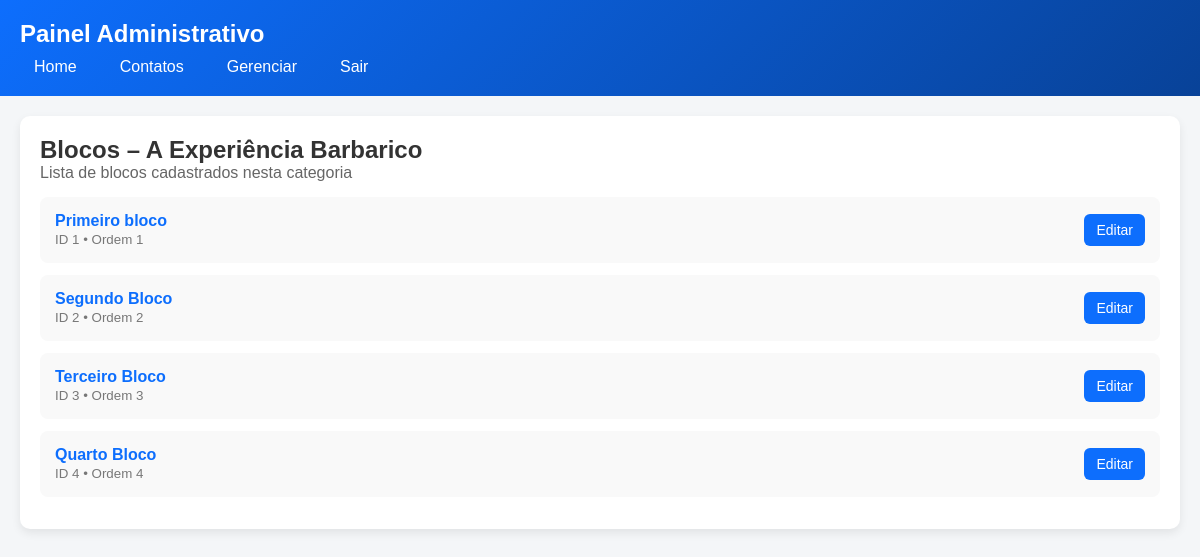
The page /painel/home/1/ on the database its author committed.
### loja/models.py (models this page shows, shortened)
class HomeCategoria(models.Model):
    nome = models.CharField(
        max_length=100,
        help_text="Nome da categoria da home"
    )
    ordem = models.IntegerField(
        default=0,
        help_text="Ordem de exibição"
    )
    ativo = models.BooleanField(default=True, help_text="Bloco ativo")

class HomeBloco(models.Model):
    categoria = models.ForeignKey(
        HomeCategoria,
        on_delete=models.CASCADE,
        related_name='blocos'
    )
    nome = models.CharField(max_length=100, blank=True)
    titulo = models.CharField(max_length=150, blank=True)
    texto = models.TextField(blank=True)
    link_url = models.CharField(max_length=250, blank=True)
    link_texto = models.CharField(max_length=250, blank=True)
    botao_url = models.CharField(max_length=250, blank=True)
    botao_texto = models.CharField(max_length=250, blank=True)
    imagem = models.ImageField(upload_to='home/', blank=True)
    imagem_texto = models.CharField(max_length=150, blank=True)
    ordem = models.IntegerField(default=0)
    ativo = models.BooleanField(default=True)

### painel/views.py (the view)
# urls.py: path("home/<int:categoria_id>/", HomeBlocoListView.as_view(), name="home-blocos"),
class HomeBlocoListView(ListView):
    model = HomeBloco
    template_name = "painel/bloco_list.html"
    context_object_name = "blocos"
    def get_queryset(self):
        return HomeBloco.objects.filter(categoria_id=self.kwargs["categoria_id"]).order_by("ordem")
    def get_context_data(self, **kwargs):
        ctx = super().get_context_data(**kwargs)
        ctx["categoria"] = HomeCategoria.objects.get(id=self.kwargs["categoria_id"])
        return ctx

### loja/templates/painel/bloco_list.html (shortened to what this page needs)
{% extends "painel/base.html" %}
{% block content %}
<div class="card">
  <h2>Blocos – {{ categoria.nome }}</h2>
  <p style="color:#666; margin-bottom:15px;">
    Lista de blocos cadastrados nesta categoria
  </p>
  <ul style="list-style:none; padding:0;">
    {% for b in blocos %}
      <li style="
        background:#f9f9f9;
        padding:15px;
        border-radius:8px;
        margin-bottom:12px;
        display:flex;
        justify-content:space-between;
        align-items:center;
      ">
        <div>
          <strong>
            <a href="{% url 'painel:home-bloco-detail' b.id %}"
               style="text-decoration:none; color:#0d6efd;">
              {{ b.nome|default:b.titulo }}
            </a>
          </strong>
          <br>
          <small style="color:#777;">
            ID {{ b.id }} • Ordem {{ b.ordem }}
          </small>
        </div>
        <div>
          <a href="{% url 'painel:home-bloco-edit' b.id %}"
             style="
               background:#0d6efd;
               color:#fff;
               padding:8px 12px;
               border-radius:6px;
               text-decoration:none;
               font-size:14px;
             ">
            Editar
          </a>
        </div>
      </li>
    {% empty %}
      <li style="color:#777;">
        Nenhum bloco encontrado.
      </li>
    {% endfor %}
  </ul>
</div>
{% endblock %}

### loja/templates/painel/base.html (shortened to what this page needs)
<!DOCTYPE html>
<html lang="pt">
<head>
</head>
<body>
  {% block header %}
  <header>
    <h1>Painel Administrativo</h1>
    <nav>
      <ul>
        <li><a href="#">Home</a></li>
        <li><a href="{% url 'painel:contatos-list' %}">Contatos</a></li>
        <li><a href="#">Gerenciar</a></li>
        <li><a href="{% url 'painel:logout' %}">Sair</a></li>
      </ul>
    </nav>
  </header>
  {% endblock %}
  <main>
    {% block content %}{% endblock %}
  </main>
</body>
</html>

### loja/templates/painel/base.html (style rules this page uses)
* { margin: 0; padding: 0; box-sizing: border-box; font-family: Arial, Helvetica, sans-serif; }
body { background-color: #f4f6f8; color: #333; min-height: 100vh; }
header { background: linear-gradient(135deg, #0d6efd, #084298); color: #fff; padding: 20px; }
header h1 { font-size: 1.5rem; margin-bottom: 10px; }
nav ul { list-style: none; display: flex; gap: 15px; flex-wrap: wrap; }
nav ul li a { text-decoration: none; color: #fff; font-weight: 500; padding: 8px 14px; border-radius: 6px; transition: background 0.3s; }
main { padding: 20px; }
.card { background-color: #fff; padding: 20px; border-radius: 10px; box-shadow: 0 4px 10px rgba(0,0,0,0.08); margin-bottom: 20px; }

### rows shown on the page
HomeCategoria: nome "A Experiência Barbarico"
HomeBloco: nome "Primeiro bloco", id "1", ordem "1"
HomeBloco: nome "Segundo Bloco", id "2", ordem "2"
HomeBloco: nome "Terceiro Bloco", id "3", ordem "3"
HomeBloco: nome "Quarto Bloco", id "4", ordem "4"
